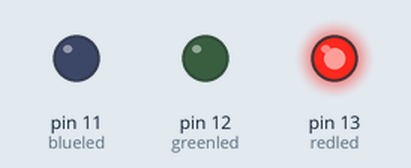
Simulated run of this sketch. Board: Arduino Uno, built with avr-gcc and run on an emulated ATmega328P. On the bench: output pins drawn as LEDs (lit = HIGH).

Above: at 0.02 s.
At 1.52 s:
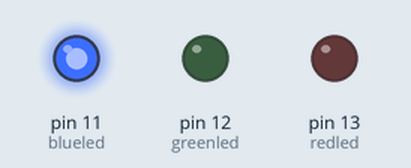
At 2.5 s:
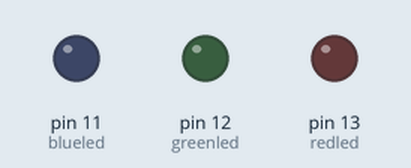
At 4.2 s:
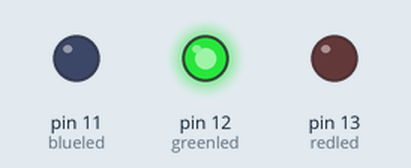
Timing chart, 0 to 4.5 s (numbered marks = the images above):
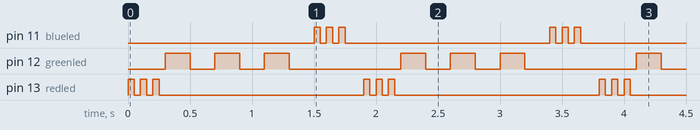

Measured:
- by itself, pin 11 (blueled), pin 13 (redled): repeats every 1.9 s: 2 × (LOW 0.05 s, HIGH 0.05 s), LOW 1.7 s, HIGH 0.05 s
- by itself, pin 12 (greenled): repeats every 1.9 s: 2 × (LOW 0.20 s, HIGH 0.20 s), LOW 0.90 s, HIGH 0.20 s

The sketch:

project_1.ino
```cpp
int redled=13;
int greenled=12;
int blueled=11;
int dit=50;
int dah=200;
int longwait=100;


void setup() {
  // put your setup code here, to run once:
pinMode(redled,OUTPUT);
pinMode(greenled,OUTPUT);
pinMode(blueled,OUTPUT);
}

void loop() {
  // put your main code here, to run repeatedly:


digitalWrite(redled,HIGH);
delay(dit);
digitalWrite(redled,LOW);
delay(dit);

digitalWrite(redled,HIGH);
delay(dit);
digitalWrite(redled,LOW);
delay(dit);

digitalWrite(redled,HIGH);
delay(dit);
digitalWrite(redled,LOW);
delay(dit);

digitalWrite(greenled,HIGH);
delay(dah);
digitalWrite(greenled,LOW);
delay(dah);

digitalWrite(greenled,HIGH);
delay(dah);
digitalWrite(greenled,LOW);
delay(dah);

digitalWrite(greenled,HIGH);
delay(dah);
digitalWrite(greenled,LOW);
delay(dah);

digitalWrite(blueled,HIGH);
delay(dit);
digitalWrite(blueled,LOW);
delay(dit);

digitalWrite(blueled,HIGH);
delay(dit);
digitalWrite(blueled,LOW);
delay(dit);

digitalWrite(blueled,HIGH);
delay(dit);
digitalWrite(blueled,LOW);
delay(dit);

delay(longwait);
}
```
